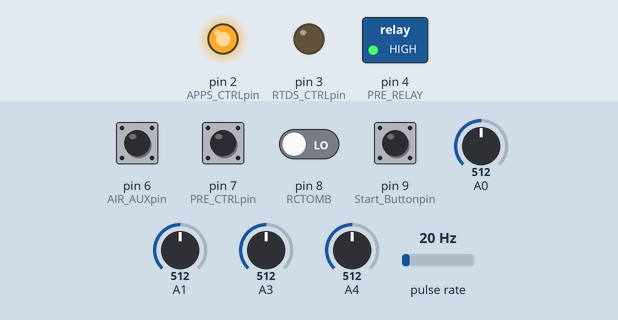
Simulated run of this sketch. Board: Arduino Uno, built with avr-gcc and run on an emulated ATmega328P. On the bench: switched loads named in the sketch (green lamp = pin HIGH), output pins drawn as LEDs (lit = HIGH). Wiring (inferred from the names in the program): pulse sensor: data pin 5. Inputs (shaded band) come from the test bench; at power-on: pin 6 (AIR_AUXpin), pin 7 (PRE_CTRLpin), pin 9 (Start_Buttonpin) HIGH, pin 8 (RCTOMB) LOW, A4 = 512, A0 = 512, A1 = 512, A3 = 512, pulse rate 20 Hz. Pins used as bus, display or sensor lines are not drawn; what the sketch prints to the serial monitor is not drawn.

Above: at 1.2 s.
1.3 s: A4 set to 310
4.3 s: A4 set to 287
At 5.1 s:
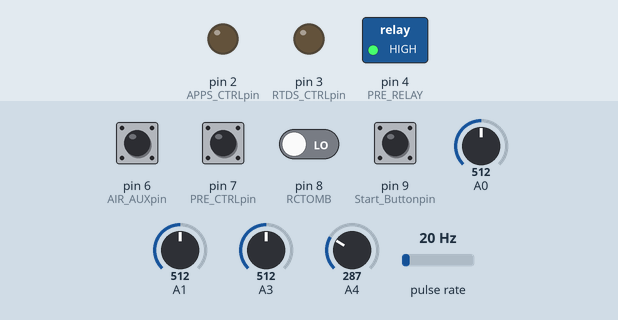
5.8 s: A0 set to 587
7.3 s: A0 set to 613
Timing chart, 0 to 10.3 s (numbered marks = the images above; inputs shaded):
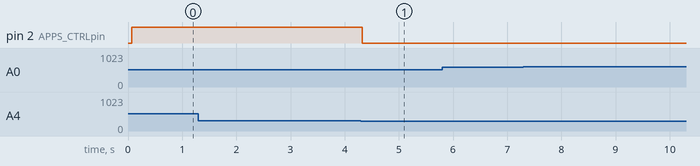

The sketch:

Motherboard2.1_rev3_woCAN.ino
```cpp
#include <mcp_can.h>
#include <SPI.h>

float APPS1_Voltage;
float APPS2_Voltage;
float BrakeSensor_Voltage;
float APPS1_PedalTravel;
float APPS2_PedalTravel;
float Delta;
float current;

int Faultpin = 0;
int BrakeLight_CTRLpin = 1;
int APPS_CTRLpin = 2;
int RTDS_CTRLpin = 3;
int PRE_RELAY = 4;
int APPS_SCSpin = 5;
int AIR_AUXpin = 6;
int PRE_CTRLpin = 7;
int RCTOMB = 8;
int Start_Buttonpin = 9;
int fault;

int BrakeSensor_Reading;
int APPS1_newReading;
int APPS2_newReading;
int timer = 1;
int RTD = 0;
int Pre_done = 0;
int TSMS;

const uint16_t t1_load = 0;
uint16_t t1_comp1  = 7813; //500ms
uint16_t t1_comp2 = 1563;  //100ms
uint16_t t1_comp3 = 23437; //1.5s

bool error1 = true;
bool error2 = true;

void Read_APPS_Data();
void Impl1();
void Impl2();
void timer_init(uint16_t comp);
void fault_led(int fault);
int RTDS();
int Brakelight_ON();

void setup() {
  Serial.begin(115200);

  pinMode(RTDS_CTRLpin,OUTPUT);
  pinMode(APPS_CTRLpin,OUTPUT);
  pinMode(Start_Buttonpin,INPUT);
  pinMode(RCTOMB,INPUT);
  pinMode(APPS_SCSpin,OUTPUT);
  pinMode(PRE_RELAY,OUTPUT);
  pinMode(Faultpin,OUTPUT);
  pinMode(BrakeLight_CTRLpin,OUTPUT);
  pinMode(PRE_CTRLpin,INPUT);
  pinMode(A0, INPUT_PULLUP);
  pinMode(A1, INPUT_PULLUP);
  digitalWrite(APPS_SCSpin,HIGH);
  digitalWrite(PRE_RELAY,HIGH);
  digitalWrite(BrakeLight_CTRLpin,LOW);
  PORTD |= (1 <<  APPS_CTRLpin);
  TCCR1A = 0;
  TCCR0A = 0;
  TCCR1B |= (1<<CS12);
  TCCR1B &= ~(1<<CS11);
  TCCR1B |= (1<<CS10);

  noInterrupts();

}

ISR(TIMER1_COMPA_vect){
  timer = 0;
}

void Read_APPS_Data(){
  int apps1_arr[40] = {};
  int apps2_arr[40] = {};
  float paddu_apps1 = 0;
  float paddu_apps2 = 0;

  for(int i = 0;i<40;i++){
    apps1_arr[i] = analogRead(A0);
    apps2_arr[i] = analogRead(A1);
    paddu_apps1 += (1.0/40.0)*((float)apps1_arr[i]);
    paddu_apps2 += (1.0/40.0)*((float)apps2_arr[i]);
  }

  APPS1_newReading = paddu_apps1;
  APPS2_newReading = paddu_apps2;
  APPS1_PedalTravel = 100.0 * ((APPS1_newReading - 680.0)/(680.0 - 0.0)) + 100.0;     //substitute 5 and 1.1 value of APPS1_Voltage voltage range
  APPS2_PedalTravel = 100.0 * ((APPS2_newReading - 518.0)/(518.0 - 0.0)) + 100.0;    //substitute 8.192 and 1.5 value of APPS2_Voltage voltage range
  Delta = abs(APPS1_PedalTravel - APPS2_PedalTravel);
}

int Brake(){
  int brake_arr[50] = {};
  float paddu = 0;
  for(int i = 0;i<50;i++){
    brake_arr[i] = analogRead(A3);
    paddu+= (1.0/50.0)*((float)brake_arr[i]);
  }

  BrakeSensor_Reading = paddu;
  return BrakeSensor_Reading;

}

int RTDS(){

  int AIR_Check = ((PIND & (1 << AIR_AUXpin)) >> AIR_AUXpin);
  BrakeSensor_Reading = Brake();

  if( (digitalRead(Start_Buttonpin)==LOW) && (BrakeSensor_Reading>82) ){
    timer_init(t1_comp3);
    while(!RTD){
      digitalWrite(RTDS_CTRLpin,HIGH);
      if(!timer){
        PORTD &= ~(1<<RTDS_CTRLpin);
        RTD = 1;
        break;
      }
    }
  }
  return 0;
}

void loop(){
  digitalWrite(Faultpin,LOW);
  digitalWrite(PRE_RELAY,HIGH);
  if(Brake()>80) digitalWrite(BrakeLight_CTRLpin,HIGH);
  else digitalWrite(BrakeLight_CTRLpin,LOW);
  PORTD &= ~(1 << APPS_CTRLpin);
  RTD = 0;
  Pre_done = 0;
  int count = 0;
  TSMS = analogRead(A4);
  Read_APPS_Data();
  Serial.print(" TSMS status : ");
  Serial.print(TSMS);
  Serial.print(" APPS1 : ");
  Serial.print(APPS1_newReading);
  Serial.print(" APPS2 : ");
  Serial.print(APPS2_newReading);
  Serial.print(" Delta : ");
  Serial.print(Delta);
  if(Delta>10) Serial.println("lul hua");
  Serial.print(" AIR+_CTRL status : ");
  Serial.print(digitalRead(PRE_CTRLpin));
  Serial.print(" RC to MB pin status : ");
  Serial.println(digitalRead(RCTOMB));
  int brake = Brake();
  Serial.print(" Brake : ");
  Serial.println(brake);

  while( TSMS >  300){
    Read_APPS_Data();
    Serial.print(" wHILE LOOP ");
    Serial.print(" TSMS status : ");
    Serial.print(TSMS);
    Serial.print(" APPS1 : ");
    Serial.print(APPS1_newReading);
    Serial.print(" APPS2 : ");
    Serial.print(APPS2_newReading);
    Serial.print(" Delta : ");
    Serial.print(Delta);
    Serial.print(" Start status : ");
    Serial.print(!digitalRead(Start_Buttonpin));
    Serial.print(" AIR+_CTRL status : ");
    Serial.print(digitalRead(PRE_CTRLpin));
    int brake = Brake();
    Serial.print(" RC to MB pin status : ");
    Serial.println(digitalRead(RCTOMB));
    if(!digitalRead(PRE_CTRLpin) && digitalRead(RCTOMB) && !Pre_done){
        timer_init(t1_comp3);
        while(!digitalRead(PRE_CTRLpin) && digitalRead(RCTOMB)){
          if(!timer){
            digitalWrite(PRE_RELAY,LOW);
            digitalWrite(Faultpin,HIGH);
            Pre_done = 1;
            break;
          }
        }
      }
    TSMS = analogRead(A4);
    int AIR_Check = ((PIND & (1 << AIR_AUXpin)) >> AIR_AUXpin);
    if(Brake()>80) digitalWrite(BrakeLight_CTRLpin,HIGH);
    else digitalWrite(BrakeLight_CTRLpin,LOW);
    if(!RTD) RTDS();
    if(RTD){
      if(Brake()>80) digitalWrite(BrakeLight_CTRLpin,HIGH);
      else digitalWrite(BrakeLight_CTRLpin,LOW);
      error1 = false;
      error2 = false;
      Impl1();
      Impl2();
      if(error1||error2){
        PORTD |= (1 << APPS_CTRLpin);
        if(Brake()>80) digitalWrite(BrakeLight_CTRLpin,HIGH);
        else digitalWrite(BrakeLight_CTRLpin,LOW);
        if(Delta>=50){
            if(APPS1_newReading == 0 || APPS2_newReading == 0 ) Serial.println("APPS g*nd ko lga !!!!");
            else if(APPS1_newReading >= 864 || APPS2_newReading >= 848) {
            Serial.println("APPS VCC ko lga !!!!");
            }
            else  Serial.println("APPS Ganja !!!!!");
          }
        }
        else  PORTD &= ~(1 << APPS_CTRLpin);
    }
    else{
        PORTD |= (1 << APPS_CTRLpin);
      }
  }
}


void Impl1(){
  Read_APPS_Data();
  if(Delta >= 50){
    timer_init(t1_comp1);
    while(Delta >= 50){
      if(Brake()>80) digitalWrite(BrakeLight_CTRLpin,HIGH);
      else digitalWrite(BrakeLight_CTRLpin,LOW);
      Read_APPS_Data();
      if(!timer){
        error1 = true;
        break;
      }
    }
  }
  else {
    error1 = false;
  }

}

void Impl2(){
  if( Brake() > 90){
    timer_init(t1_comp2);
    while((Brake() > 120)){
      if(Brake()>80) digitalWrite(BrakeLight_CTRLpin,HIGH);
      else digitalWrite(BrakeLight_CTRLpin,LOW);
      if(!timer){
        error2 = true;
        break;
      }
    }
    while(APPS1_PedalTravel > 5.0){
      PORTD |= (1 << APPS_CTRLpin);
      Read_APPS_Data();
      Serial.println("pedal release kro mee haat jodk....");
      Serial.println(APPS1_PedalTravel);
    }
  }
  else  error2 = false;
}
void timer_init(uint16_t comp){
  interrupts();
  TCCR1A = 0;
  TCCR0A = 0;
  TIMSK1 |= (1<<OCIE1A);
  TCNT1 = t1_load;
  OCR1A = comp;
  TCCR1B |= (1<<CS12);
  TCCR1B &= ~(1<<CS11);
  TCCR1B |= (1<<CS10);
  timer = 1;
}

void fault_led(int fault){
  for(int i=0;i<fault;i++){
    timer_init(t1_comp1);
    while(timer){
      digitalWrite(0,HIGH);
    }
    digitalWrite(0,LOW);
  }
  digitalWrite(0,LOW);
}
```

Measured:
- the behaviour switches between 301 and 300 on A4 (found by bisection; images 0 and 1)
- after the input at 1.3 s, every drawn part: stays the same
- after the input at 4.3 s, pin 2 (APPS_CTRLpin): HIGH → LOW at once
- after the input at 5.8 s, every drawn part: stays the same
- after the input at 7.3 s, every drawn part: stays the same
